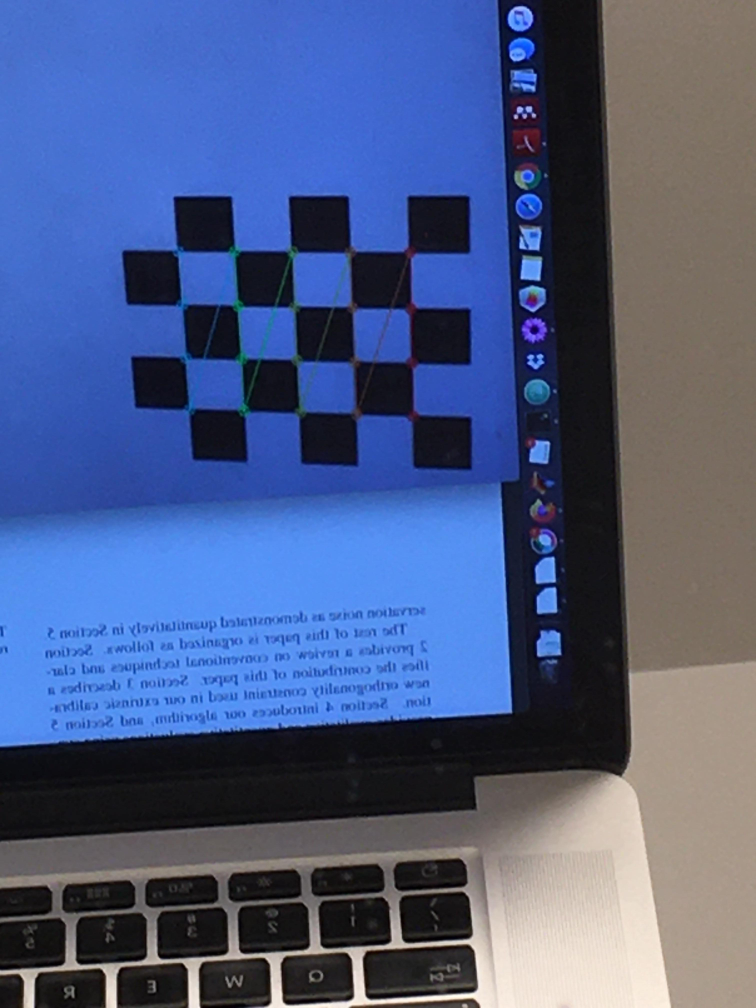
#> input picture jc_menage/allo.jpg, 3024 x 4032 px (shown at 1/4 size)
$ python testflip.py
#> lines starting #> are read from the running program, lines starting #| are printed output that depends on the picture
import numpy as np
import cv2 as cv
import glob
import matplotlib.pyplot as plt

fname='./allo.jpg'
img = cv.imread(fname)
#> img is the input picture: shape (4032, 3024, 3); mean B, G, R 133.3, 91.9, 76.1
img = cv.resize(img, (960, 540))
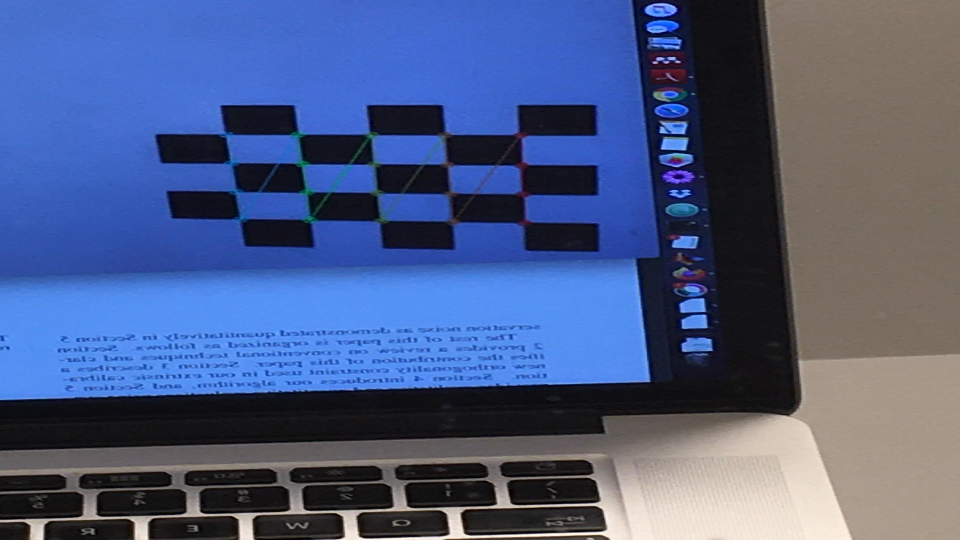
#> img: shape (540, 960, 3); mean B, G, R 133.3, 91.8, 76.1
img = cv.flip(img, 1)
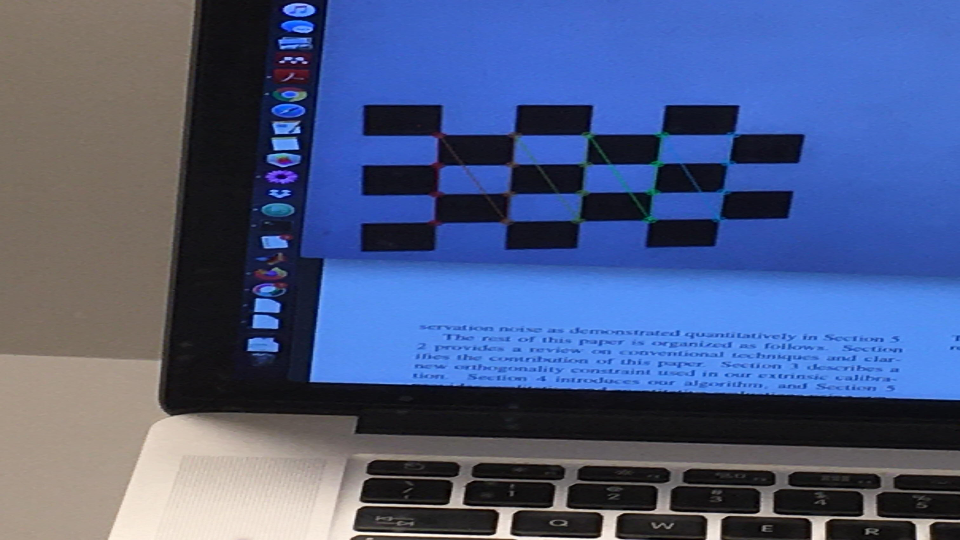
#> img: shape (540, 960, 3); mean B, G, R 133.3, 91.8, 76.1

cv.imshow('img', img)
cv.waitKey(0)

$ run again, with jc_menage/cam_match_AV.png saved as jc_menage/allo.jpg
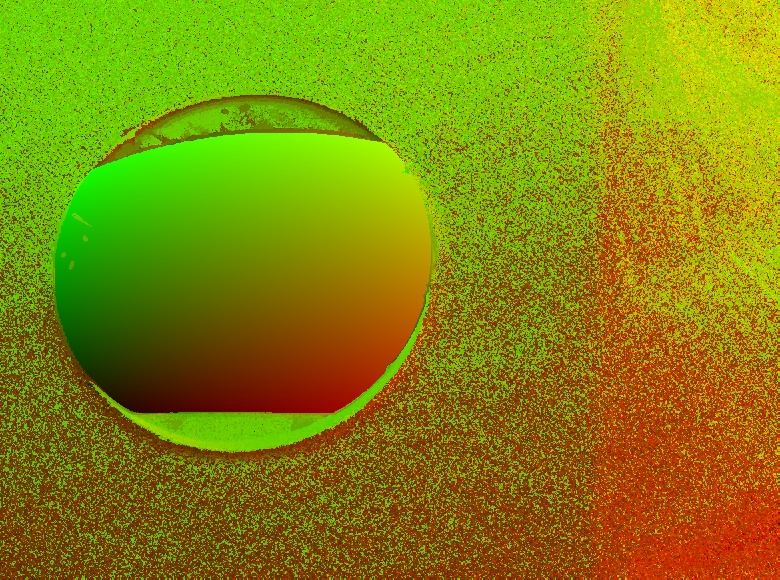
#> input picture jc_menage/cam_match_AV.png, 780 x 580 px
#> img is the input picture: shape (580, 780, 3); mean B, G, R 8.4, 134.8, 130.5
#> `img = cv.resize(img, (960, 540))`:
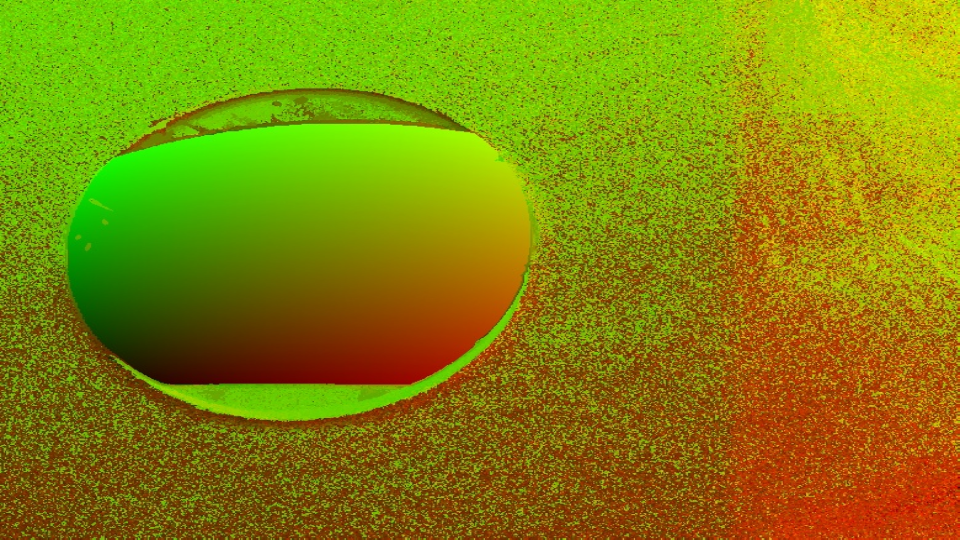
#> img: shape (540, 960, 3); mean B, G, R 8.4, 134.7, 130.4
#> `img = cv.flip(img, 1)`:
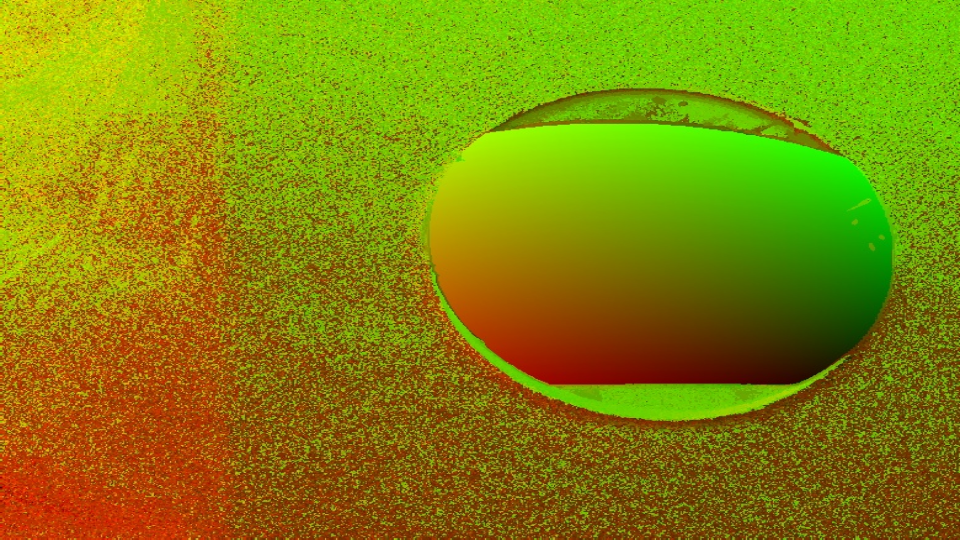
#> img: shape (540, 960, 3); mean B, G, R 8.4, 134.7, 130.4

$ run again, with jc_menage/cam_math.png saved as jc_menage/allo.jpg
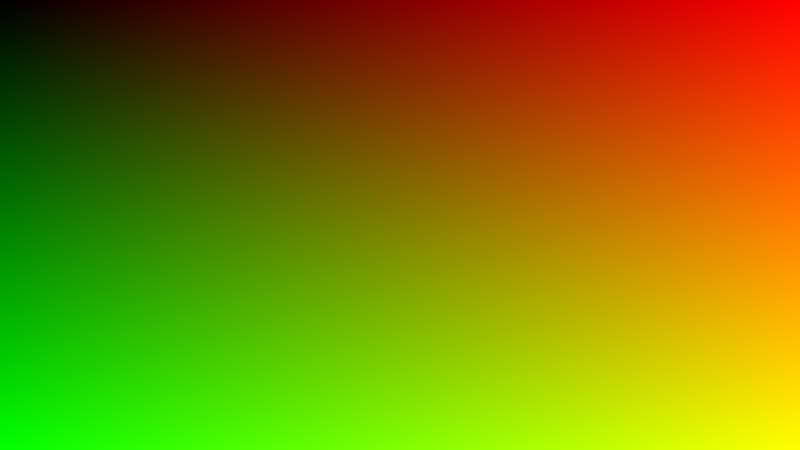
#> input picture jc_menage/cam_math.png, 1600 x 900 px (shown at 1/2 size)
#> img is the input picture: shape (900, 1600, 3); mean B, G, R 0.3, 127.5, 127.5
#> `img = cv.resize(img, (960, 540))`:
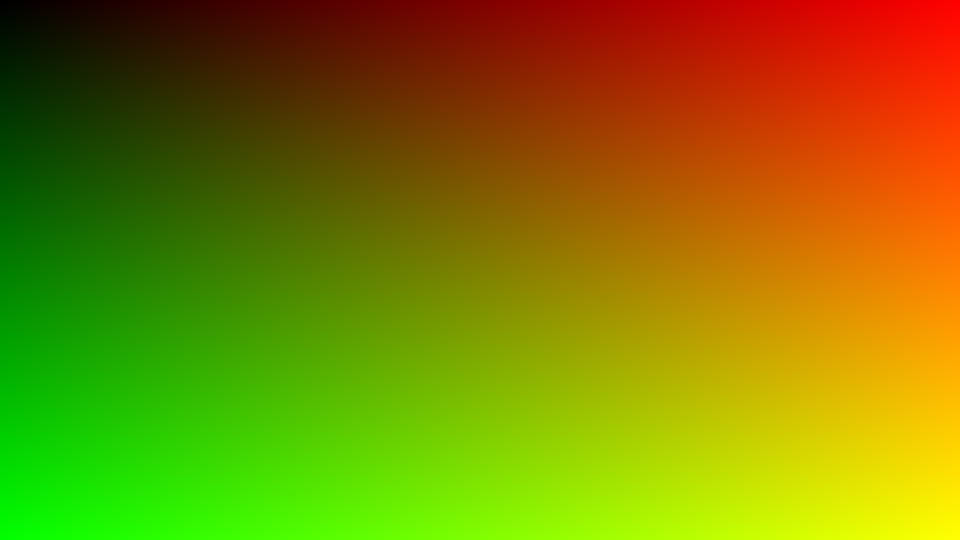
#> img: shape (540, 960, 3); mean B, G, R 0.3, 127.5, 127.5
#> `img = cv.flip(img, 1)`:
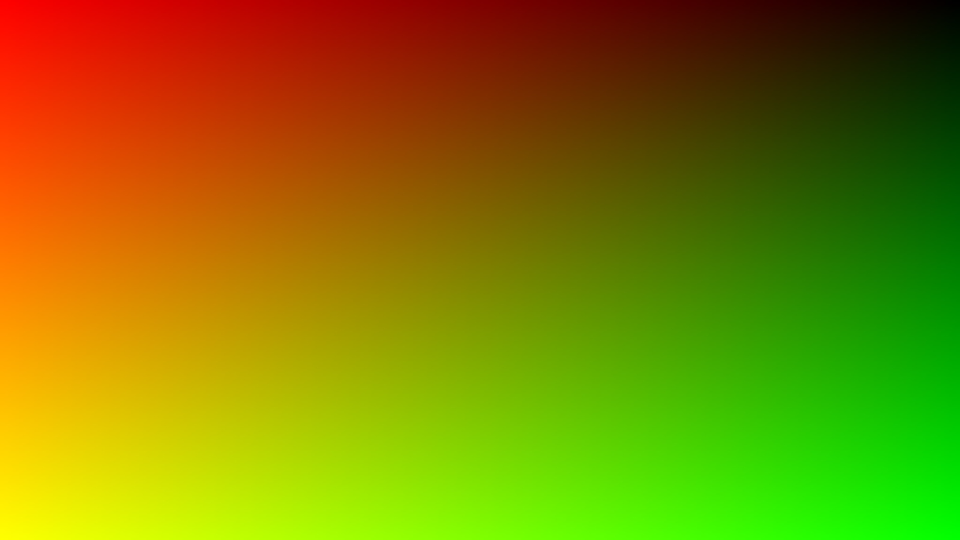
#> img: shape (540, 960, 3); mean B, G, R 0.3, 127.5, 127.5
